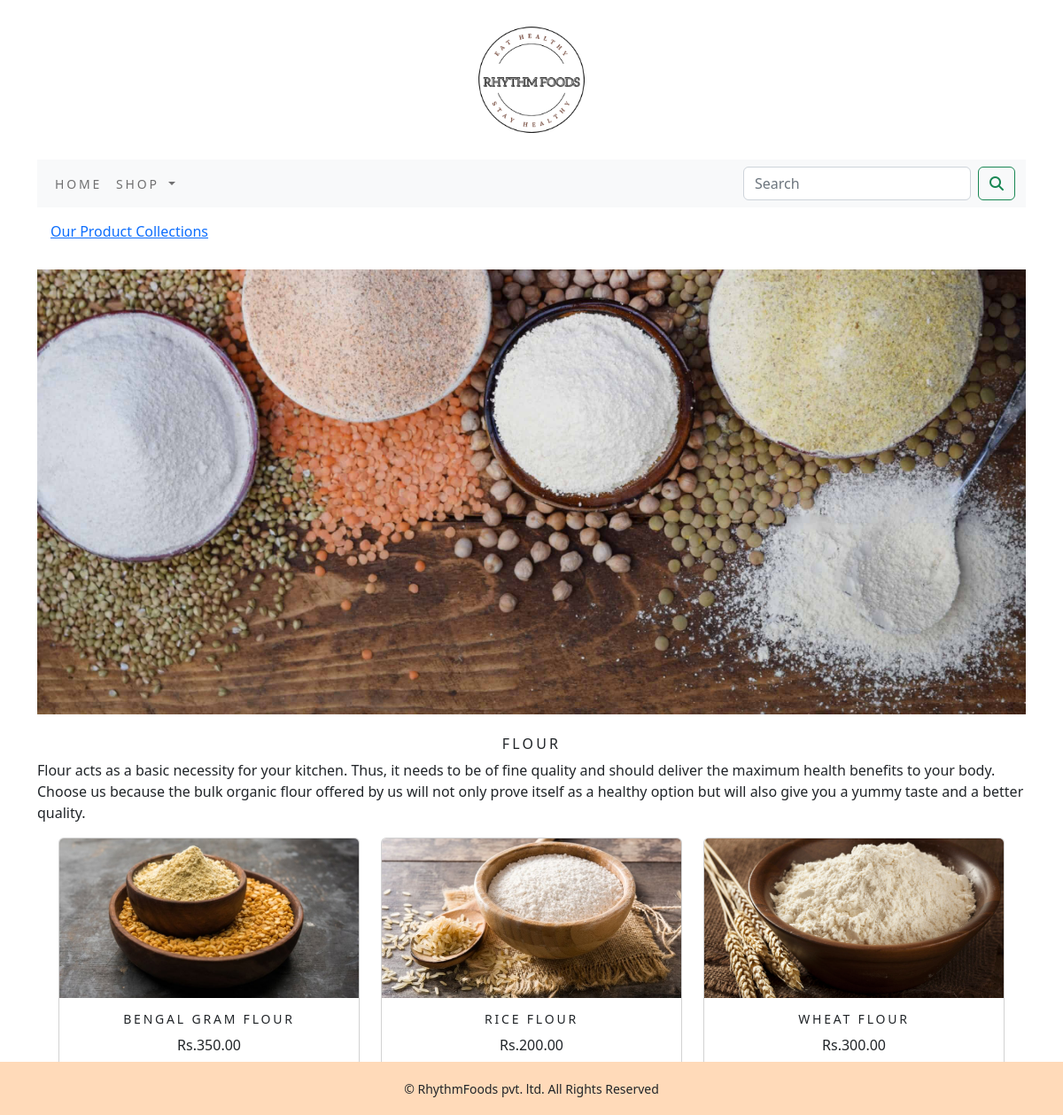
/shop/flour/, run on the app's committed database.
### shop/models.py (models this page shows, shortened)
class Category(models.Model):
    name = models.CharField(max_length=250,unique=True)
    slug = models.SlugField(max_length=250,unique=True)
    description = models.TextField(blank=True)
    image = models.ImageField(upload_to='category',blank=True)
    class Meta:
        ordering = ('name',)
        verbose_name = 'category'
        verbose_name_plural = 'categories'
    def get_url(self):
        return reverse('shop:products_by_category',args=[self.slug])

class Product(models.Model):
    name = models.CharField(max_length=250,unique=True)
    slug = models.SlugField(max_length=250,unique=True)
    description = models.TextField(blank=True)
    price = models.DecimalField(max_digits=10,decimal_places=2)
    category = models.ForeignKey(Category,on_delete=models.CASCADE)
    image = models.ImageField(upload_to='product',blank=True)
    stock = models.IntegerField()
    available = models.BooleanField(default=True)
    created = models.DateTimeField(auto_now_add=True)
    updated = models.DateTimeField(auto_now=True)
    def get_url(self):
        return reverse('shop:prodCatdetail',args=[self.category.slug,self.slug])
    class Meta:
        ordering = ('name',)
        verbose_name = 'product'
        verbose_name_plural = 'products'

### shop/views.py (the view)
# urls.py: path('',views.allProdCat,name='allProdCat'),
def allProdCat(request,c_slug=None):
    c_page=None
    products_list=None
    if c_slug!=None:
        c_page=get_object_or_404(Category,slug=c_slug)
        products_list=Product.objects.all().filter(category=c_page,available=True)
    else:
        products_list=Product.objects.all().filter(available=True)
    paginator=Paginator(products_list,6)
    try:
        page=int(request.GET.get('page','1'))
    except:
        page=1
    try:
        products=paginator.page(page)
    except (EmptyPage,InvalidPage):
        products=paginator.page(paginator.num_pages)
    return render(request,"category.html",{'category':c_page,'products':products})

### cart/context_processors.py (called while the page is built)
def counter(request):
    item_count=0
    if 'admin' in request.path:
        return {}
    else:
        try:
            cart=Cart.objects.filter(cart_id=_cart_id(request))
            car_items=CartItem.objects.all().filter(cart=cart[:1])
            for cart_item in car_items:
                item_count += cart_item.quantity
        except Cart.DoesNotExist:
            item_count =0
    return dict(item_count=item_count)

### cart/views.py (called while the page is built)
def _cart_id(request):
    cart=request.session.session_key
    if not cart:
        cart=request.session.create()
    return cart

### shop/context_processors.py (called while the page is built)
def menu_links(request):
    links=Category.objects.all()
    return dict(links=links)

### templates/category.html (shortened to what this page needs)
{% extends 'base.html' %}
{% load static %}
{% block content %}
{% if category %}
<div>
    <div class="row my_row_class">
        <div class="mx-auto">
        <p><a href="{% url 'shop:allProdCat' %}">Our Product Collections</a></p>
    </div>
        </div>
</div>
{% endif %}
<div class="mx-auto">
    {% if category %}
        <img class="my_image" src="{{category.image.url}}" alt="{{category.name}}" height="520px" width="850px">
</div>
    <br>
        <div>
            <h1 class="text-center my_title">{{category.name}}</h1>
            <p class="text-justify">{{category.description}}</p>
        </div>
    {% endif %}
<div class="container">
    <div class="row mx-auto">
        {% for product in products.object_list %}
        <div class="my_bottom_margin col-9 col-sm-12 col-md-4 col-lg-4">
            <div class="card text-center" style="min-width:18rem;">
                <a href="{{product.get_url}}"><img class="card-img-top my_image" src="{{product.image.url}}" alt="{{product.name}}" height="180px" width="210px"></a>
                <div class="card-body">
                    <h4>{{product.name}}</h4>
                    <p>Rs.{{product.price}}</p>
                </div>
            </div>
        </div>
        {% endfor %}
    </div>
    <br>
</div>
{% endblock %}

### static/css/custom.css (style rules this page uses)
body { font-family: 'Roboto', sans-serif; }
.my_row_class { padding: 15px; }
.my_image { width:100%; height:auto; }
.my_title { font-size: 16px; text-transform: uppercase; letter-spacing: .2em; }
.my_bottom_margin { margin-bottom: 10px; }
.card-body h4 { font-size: 14px; text-transform: uppercase; letter-spacing: .2em; }
.card-img-top { width: 100%; height: 180px; object-fit: cover; }

### data on the page
Category: image (picture), name "FLOUR", description "Flour acts as a basic necessity for your kitchen. Thus, it needs to be of fine quality and should deliver the maximum health benefits to your body. Choose us because the bulk organic flour offered by us will not only prove itself as a healthy option but will also give you a yummy taste and a better quality."
Product: image (picture), name "BENGAL GRAM FLOUR", price "350.00"
Product: image (picture), name "RICE FLOUR", price "200.00"
Product: image (picture), name "WHEAT FLOUR", price "300.00"
